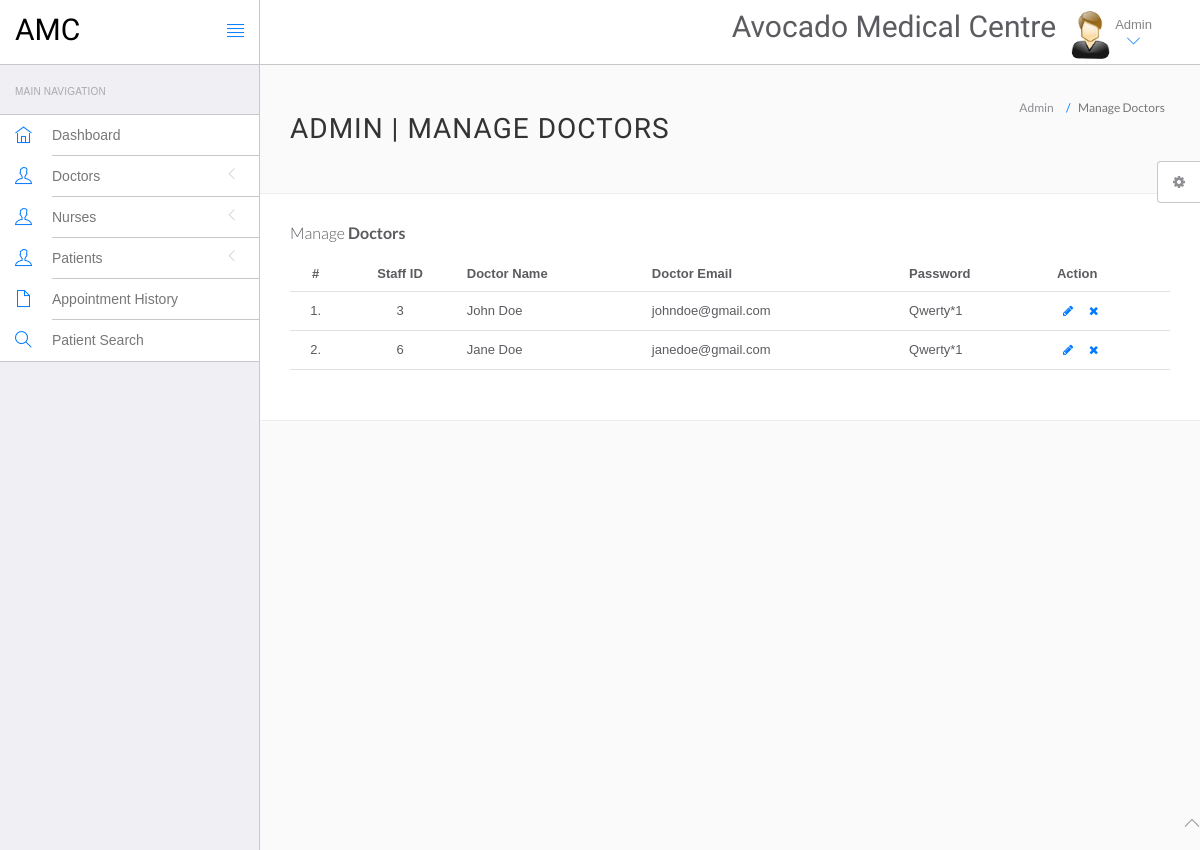
Page /views/admin/manage-doctors.php (signed in) on the committed database.
### tables this page shows
CREATE TABLE IF NOT EXISTS `staff` (
  `StaffID` int(11) NOT NULL AUTO_INCREMENT,
  `Name` varchar(50) NOT NULL,
  `Email` varchar(50) NOT NULL,
  `Password` varchar(50) NOT NULL,
  `Type` varchar(15) NOT NULL,
  PRIMARY KEY (`StaffID`),
  KEY `StaffID` (`StaffID`)
);

### views/admin/manage-doctors.php (the view, shortened to what this page needs)
<!DOCTYPE html>
<html lang="en">
	<head>
		<link rel="stylesheet" href="vendor/bootstrap/css/bootstrap.min.css">
		<link rel="stylesheet" href="vendor/fontawesome/css/font-awesome.min.css">
		<link rel="stylesheet" href="vendor/themify-icons/themify-icons.min.css">
		<link href="vendor/animate.css/animate.min.css" rel="stylesheet" media="screen">
		<link href="vendor/perfect-scrollbar/perfect-scrollbar.min.css" rel="stylesheet" media="screen">
		<link href="vendor/switchery/switchery.min.css" rel="stylesheet" media="screen">
		<link href="vendor/bootstrap-touchspin/jquery.bootstrap-touchspin.min.css" rel="stylesheet" media="screen">
		<link href="vendor/select2/select2.min.css" rel="stylesheet" media="screen">
		<link href="vendor/bootstrap-datepicker/bootstrap-datepicker3.standalone.min.css" rel="stylesheet" media="screen">
		<link href="vendor/bootstrap-timepicker/bootstrap-timepicker.min.css" rel="stylesheet" media="screen">
		<link rel="stylesheet" href="assets/css/styles.css">
		<link rel="stylesheet" href="assets/css/plugins.css">
		<link rel="stylesheet" href="assets/css/themes/theme-1.css" id="skin_color" />
	</head>
	<body>
		<div id="app">
			<?php include('include/sidebar.php');?>
			<div class="app-content">
				<?php include('include/header.php');?>
				<div class="main-content" >
					<div class="wrap-content container" id="container">
						<section id="page-title">
							<div class="row">
								<div class="col-sm-8">
									<h1 class="mainTitle">Admin | Manage Doctors</h1>
																	</div>
								<ol class="breadcrumb">
									<li>
										<span>Admin</span>
									</li>
									<li class="active">
										<span>Manage Doctors</span>
									</li>
								</ol>
							</div>
						</section>
						<div class="container-fluid container-fullw bg-white">
							<div class="row">
								<div class="col-md-12">
									<h5 class="over-title margin-bottom-15">Manage <span class="text-bold">Doctors</span></h5>
									<table class="table table-hover" id="sample-table-1">
										<thead>
											<tr>
												<th class="center">#</th>
												<th class="center">Staff ID</th>
												<th>Doctor Name</th>
												<th class="hidden-xs">Doctor Email</th>
												<th>Password</th>
												<th>Action</th>
											</tr>
										</thead>
										<tbody>
										<?php
											include('include/config.php');
											$selQuery = "SELECT * FROM staff WHERE type='Doctor'";
											$results = mysqli_query($conn,$selQuery) or die("Could not find database record(s)".mysqli_error($conn));
											$cnt=1;
											while($row=mysqli_fetch_assoc($results))
											{
										?>
											<tr>
												<td class="center"><?php echo $cnt;?>.</td>
												<td class="center"><?php echo $row['StaffID']; ?></td>
												<td class="hidden-xs"><?php echo $row['Name'];?></td>
												<td><?php echo $row['Email'];?></td>
												<td><?php echo $row['Password'];?>
												</td>
												<td >
													<div class="visible-md visible-lg hidden-sm hidden-xs">
														<a href="edit-doctor.php?id=<?php echo $row['StaffID'];?>" class="btn btn-transparent btn-xs" tooltip-placement="top" tooltip="Edit"><i class="fa fa-pencil"></i></a>
														<a href="manage-doctors.php?id=<?php echo $row['StaffID']?>&del=delete" onClick="return confirm('Are you sure you want to delete?')"class="btn btn-transparent btn-xs tooltips" tooltip-placement="top" tooltip="Remove"><i class="fa fa-times fa fa-white"></i></a>
													</div>
												</td>
											</tr>
											<?php
												$cnt=$cnt+1;
											 }
											?>
										</tbody>
									</table>
								</div>
							</div>
						</div>
					</div>
				</div>
			</div>
			</div>
		<?php include('include/footer.php');?>
		<?php include('include/setting.php');?>
	</body>
</html>

### views/admin/assets/css/themes/theme-1.css (style rules this page uses)
body { background: #FAFAFA; }

### rows in the picture
staff: StaffID "3", Name "John Doe", Email "johndoe@gmail.com", Password "Qwerty*1"
staff: StaffID "6", Name "Jane Doe", Email "janedoe@gmail.com", Password "Qwerty*1"
